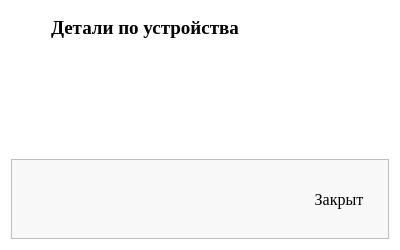
<?xml version="1.0" encoding="UTF-8"?>
<ui version="4.0">
 <class>DetailsDialog</class>
 <widget class="QDialog" name="DetailsDialog">
  <property name="geometry">
   <rect>
    <x>0</x>
    <y>0</y>
    <width>400</width>
    <height>250</height>
   </rect>
  </property>
  <property name="minimumSize">
   <size>
    <width>400</width>
    <height>200</height>
   </size>
  </property>
  <property name="maximumSize">
   <size>
    <width>400</width>
    <height>250</height>
   </size>
  </property>
  <property name="windowTitle">
   <string>Dialog</string>
  </property>
  <property name="styleSheet">
   <string notr="true">background-color: rgb(255, 255, 255);</string>
  </property>
  <layout class="QVBoxLayout" name="verticalLayout">
   <item>
    <layout class="QHBoxLayout" name="horizontalLayout">
     <property name="leftMargin">
      <number>40</number>
     </property>
     <property name="bottomMargin">
      <number>10</number>
     </property>
     <item alignment="Qt::AlignLeft|Qt::AlignVCenter">
      <widget class="QLabel" name="lblInformation">
       <property name="maximumSize">
        <size>
         <width>16777215</width>
         <height>45</height>
        </size>
       </property>
       <property name="font">
        <font>
         <family>Times New Roman</family>
         <pointsize>14</pointsize>
         <bold>true</bold>
        </font>
       </property>
       <property name="text">
        <string>Детали по устройства</string>
       </property>
       <property name="alignment">
        <set>Qt::AlignLeading|Qt::AlignLeft|Qt::AlignVCenter</set>
       </property>
      </widget>
     </item>
     <item alignment="Qt::AlignRight|Qt::AlignTop">
      <widget class="QPushButton" name="closeBtn">
       <property name="minimumSize">
        <size>
         <width>40</width>
         <height>35</height>
        </size>
       </property>
       <property name="maximumSize">
        <size>
         <width>45</width>
         <height>16777215</height>
        </size>
       </property>
       <property name="styleSheet">
        <string notr="true">QPushButton#closeBtn
{
border:none;
}
QPushButton#closeBtn:hover
{
background-color:rgba(255,0,0,180);
}
</string>
       </property>
       <property name="text">
        <string/>
       </property>
       <property name="icon">
        <iconset resource="resourse.qrc">
         <normaloff>:/icons/dlg_close.svg</normaloff>:/icons/dlg_close.svg</iconset>
       </property>
       <property name="flat">
        <bool>true</bool>
       </property>
      </widget>
     </item>
    </layout>
   </item>
   <item>
    <widget class="QTextBrowser" name="detailBrowser">
     <property name="sizePolicy">
      <sizepolicy hsizetype="Expanding" vsizetype="Expanding">
       <horstretch>0</horstretch>
       <verstretch>0</verstretch>
      </sizepolicy>
     </property>
     <property name="font">
      <font>
       <family>Times New Roman</family>
       <pointsize>12</pointsize>
      </font>
     </property>
     <property name="styleSheet">
      <string notr="true">border:none;</string>
     </property>
    </widget>
   </item>
   <item alignment="Qt::AlignBottom">
    <widget class="QFrame" name="frame">
     <property name="sizePolicy">
      <sizepolicy hsizetype="Preferred" vsizetype="Preferred">
       <horstretch>0</horstretch>
       <verstretch>0</verstretch>
      </sizepolicy>
     </property>
     <property name="minimumSize">
      <size>
       <width>300</width>
       <height>80</height>
      </size>
     </property>
     <property name="maximumSize">
      <size>
       <width>16777215</width>
       <height>120</height>
      </size>
     </property>
     <property name="styleSheet">
      <string notr="true">background: rgba(248, 248, 248, 1);
</string>
     </property>
     <property name="frameShape">
      <enum>QFrame::StyledPanel</enum>
     </property>
     <property name="frameShadow">
      <enum>QFrame::Raised</enum>
     </property>
     <layout class="QHBoxLayout" name="horizontalLayout_2">
      <item alignment="Qt::AlignRight">
       <widget class="QPushButton" name="extBtn">
        <property name="maximumSize">
         <size>
          <width>16777215</width>
          <height>50</height>
         </size>
        </property>
        <property name="font">
         <font>
          <family>Times New Roman</family>
          <pointsize>12</pointsize>
         </font>
        </property>
        <property name="text">
         <string>Закрыт</string>
        </property>
        <property name="flat">
         <bool>true</bool>
        </property>
       </widget>
      </item>
     </layout>
    </widget>
   </item>
  </layout>
 </widget>
 <resources>
  <include location="resourse.qrc"/>
 </resources>
 <connections/>
</ui>
